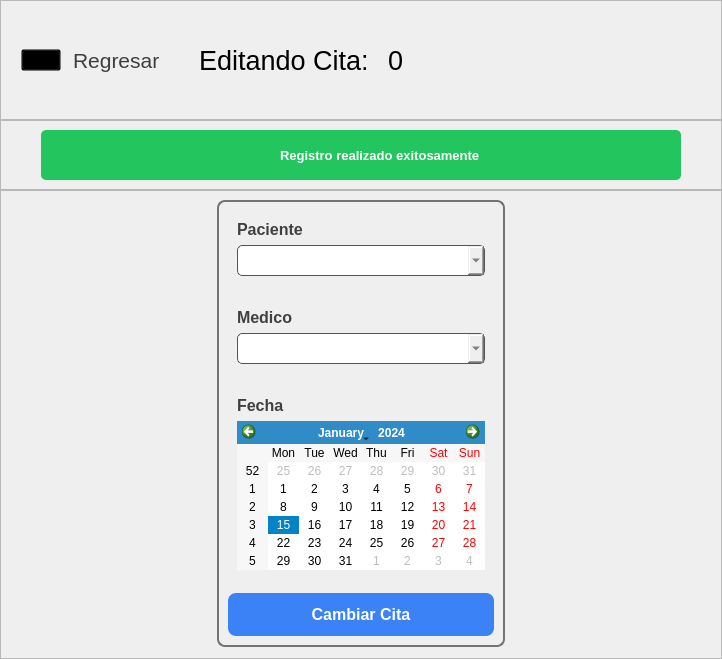
            <widget class="QWidget" name="pagEditarCita">
             <layout class="QVBoxLayout" name="verticalLayout">
              <property name="spacing">
               <number>0</number>
              </property>
              <property name="leftMargin">
               <number>0</number>
              </property>
              <property name="topMargin">
               <number>0</number>
              </property>
              <property name="rightMargin">
               <number>0</number>
              </property>
              <property name="bottomMargin">
               <number>0</number>
              </property>
              <item>
               <widget class="QFrame" name="frame_62">
                <property name="sizePolicy">
                 <sizepolicy hsizetype="Preferred" vsizetype="Expanding">
                  <horstretch>0</horstretch>
                  <verstretch>0</verstretch>
                 </sizepolicy>
                </property>
                <property name="minimumSize">
                 <size>
                  <width>0</width>
                  <height>120</height>
                 </size>
                </property>
                <property name="frameShape">
                 <enum>QFrame::StyledPanel</enum>
                </property>
                <property name="frameShadow">
                 <enum>QFrame::Raised</enum>
                </property>
                <layout class="QHBoxLayout" name="horizontalLayout_32">
                 <property name="spacing">
                  <number>12</number>
                 </property>
                 <property name="leftMargin">
                  <number>20</number>
                 </property>
                 <property name="topMargin">
                  <number>20</number>
                 </property>
                 <property name="rightMargin">
                  <number>20</number>
                 </property>
                 <property name="bottomMargin">
                  <number>20</number>
                 </property>
                 <item alignment="Qt::AlignLeft">
                  <widget class="QPushButton" name="btnRegresarAgCitas">
                   <property name="cursor">
                    <cursorShape>PointingHandCursor</cursorShape>
                   </property>
                   <property name="styleSheet">
                    <string notr="true">QPushButton{
	background-color: transparent;
}</string>
                   </property>
                   <property name="text">
                    <string/>
                   </property>
                   <property name="icon">
                    <iconset>
                     <normaloff>img/back.svg</normaloff>img/back.svg</iconset>
                   </property>
                   <property name="iconSize">
                    <size>
                     <width>30</width>
                     <height>30</height>
                    </size>
                   </property>
                  </widget>
                 </item>
                 <item>
                  <widget class="QLabel" name="lblRegresarAgCitas">
                   <property name="sizePolicy">
                    <sizepolicy hsizetype="Preferred" vsizetype="Expanding">
                     <horstretch>0</horstretch>
                     <verstretch>0</verstretch>
                    </sizepolicy>
                   </property>
                   <property name="font">
                    <font>
                     <family>Arial</family>
                     <pointsize>16</pointsize>
                    </font>
                   </property>
                   <property name="cursor">
                    <cursorShape>PointingHandCursor</cursorShape>
                   </property>
                   <property name="styleSheet">
                    <string notr="true">QLabel{
	color: #3E3E3E;
}</string>
                   </property>
                   <property name="text">
                    <string>Regresar</string>
                   </property>
                  </widget>
                 </item>
                 <item>
                  <widget class="QLabel" name="label_2">
                   <property name="font">
                    <font>
                     <family>Arial</family>
                     <pointsize>20</pointsize>
                    </font>
                   </property>
                   <property name="styleSheet">
                    <string notr="true">QLabel{
	margin-left: 20px;
}</string>
                   </property>
                   <property name="text">
                    <string>Editando Cita:</string>
                   </property>
                  </widget>
                 </item>
                 <item>
                  <widget class="QLabel" name="lblEditarCitaActual">
                   <property name="font">
                    <font>
                     <family>Arial</family>
                     <pointsize>20</pointsize>
                    </font>
                   </property>
                   <property name="text">
                    <string>0</string>
                   </property>
                  </widget>
                 </item>
                 <item>
                  <spacer name="horizontalSpacer_31">
                   <property name="orientation">
                    <enum>Qt::Horizontal</enum>
                   </property>
                   <property name="sizeHint" stdset="0">
                    <size>
                     <width>40</width>
                     <height>20</height>
                    </size>
                   </property>
                  </spacer>
                 </item>
                </layout>
               </widget>
              </item>
              <item alignment="Qt::AlignTop">
               <widget class="QFrame" name="frame_63">
                <property name="minimumSize">
                 <size>
                  <width>0</width>
                  <height>70</height>
                 </size>
                </property>
                <property name="maximumSize">
                 <size>
                  <width>16777215</width>
                  <height>264</height>
                 </size>
                </property>
                <property name="frameShape">
                 <enum>QFrame::StyledPanel</enum>
                </property>
                <property name="frameShadow">
                 <enum>QFrame::Raised</enum>
                </property>
                <layout class="QHBoxLayout" name="horizontalLayout_33">
                 <property name="leftMargin">
                  <number>40</number>
                 </property>
                 <property name="rightMargin">
                  <number>40</number>
                 </property>
                 <item>
                  <widget class="QFrame" name="lblEditarCita">
                   <property name="styleSheet">
                    <string notr="true">QFrame{
	background-color: #22c55e;
	border-radius: 5px;
}</string>
                   </property>
                   <property name="frameShape">
                    <enum>QFrame::StyledPanel</enum>
                   </property>
                   <property name="frameShadow">
                    <enum>QFrame::Raised</enum>
                   </property>
                   <layout class="QHBoxLayout" name="horizontalLayout_34">
                    <item>
                     <spacer name="horizontalSpacer_32">
                      <property name="orientation">
                       <enum>Qt::Horizontal</enum>
                      </property>
                      <property name="sizeHint" stdset="0">
                       <size>
                        <width>40</width>
                        <height>20</height>
                       </size>
                      </property>
                     </spacer>
                    </item>
                    <item>
                     <widget class="QPushButton" name="lblIconoEditarCita">
                      <property name="minimumSize">
                       <size>
                        <width>30</width>
                        <height>30</height>
                       </size>
                      </property>
                      <property name="styleSheet">
                       <string notr="true">QPushButton{
	background-color: transparent;
	border: none;
}</string>
                      </property>
                      <property name="text">
                       <string/>
                      </property>
                      <property name="icon">
                       <iconset>
                        <normaloff>img/check.svg</normaloff>img/check.svg</iconset>
                      </property>
                      <property name="iconSize">
                       <size>
                        <width>30</width>
                        <height>30</height>
                       </size>
                      </property>
                     </widget>
                    </item>
                    <item>
                     <widget class="QLabel" name="lblMsjEditarCita">
                      <property name="font">
                       <font>
                        <family>Arial</family>
                        <pointsize>10</pointsize>
                        <weight>75</weight>
                        <bold>true</bold>
                       </font>
                      </property>
                      <property name="styleSheet">
                       <string notr="true">QLabel{
	color: #fff;
}</string>
                      </property>
                      <property name="text">
                       <string>Registro realizado exitosamente</string>
                      </property>
                     </widget>
                    </item>
                    <item>
                     <spacer name="horizontalSpacer_33">
                      <property name="orientation">
                       <enum>Qt::Horizontal</enum>
                      </property>
                      <property name="sizeHint" stdset="0">
                       <size>
                        <width>40</width>
                        <height>20</height>
                       </size>
                      </property>
                     </spacer>
                    </item>
                   </layout>
                  </widget>
                 </item>
                </layout>
               </widget>
              </item>
              <item>
               <widget class="QFrame" name="frame_64">
                <property name="sizePolicy">
                 <sizepolicy hsizetype="Preferred" vsizetype="Expanding">
                  <horstretch>0</horstretch>
                  <verstretch>0</verstretch>
                 </sizepolicy>
                </property>
                <property name="frameShape">
                 <enum>QFrame::StyledPanel</enum>
                </property>
                <property name="frameShadow">
                 <enum>QFrame::Raised</enum>
                </property>
                <layout class="QGridLayout" name="gridLayout_17">
                 <item row="0" column="0">
                  <spacer name="horizontalSpacer_34">
                   <property name="orientation">
                    <enum>Qt::Horizontal</enum>
                   </property>
                   <property name="sizeHint" stdset="0">
                    <size>
                     <width>207</width>
                     <height>20</height>
                    </size>
                   </property>
                  </spacer>
                 </item>
                 <item row="0" column="1">
                  <widget class="QFrame" name="frame_65">
                   <property name="sizePolicy">
                    <sizepolicy hsizetype="Preferred" vsizetype="Preferred">
                     <horstretch>0</horstretch>
                     <verstretch>0</verstretch>
                    </sizepolicy>
                   </property>
                   <property name="minimumSize">
                    <size>
                     <width>0</width>
                     <height>0</height>
                    </size>
                   </property>
                   <property name="sizeIncrement">
                    <size>
                     <width>0</width>
                     <height>0</height>
                    </size>
                   </property>
                   <property name="styleSheet">
                    <string notr="true">QFrame{
	border: 2px solid #737373;
	border-radius: 8px;
}</string>
                   </property>
                   <property name="frameShape">
                    <enum>QFrame::StyledPanel</enum>
                   </property>
                   <property name="frameShadow">
                    <enum>QFrame::Raised</enum>
                   </property>
                   <layout class="QVBoxLayout" name="verticalLayout_44">
                    <property name="spacing">
                     <number>14</number>
                    </property>
                    <item alignment="Qt::AlignTop">
                     <widget class="QFrame" name="frame_66">
                      <property name="styleSheet">
                       <string notr="true">QFrame{
	border: none;
}</string>
                      </property>
                      <property name="frameShape">
                       <enum>QFrame::StyledPanel</enum>
                      </property>
                      <property name="frameShadow">
                       <enum>QFrame::Raised</enum>
                      </property>
                      <layout class="QVBoxLayout" name="verticalLayout_45">
                       <item alignment="Qt::AlignTop">
                        <widget class="QLabel" name="label_30">
                         <property name="font">
                          <font>
                           <family>Arial</family>
                           <pointsize>12</pointsize>
                           <weight>75</weight>
                           <bold>true</bold>
                          </font>
                         </property>
                         <property name="styleSheet">
                          <string notr="true">QLabel{
	color: #404040;
}</string>
                         </property>
                         <property name="text">
                          <string>Paciente</string>
                         </property>
                        </widget>
                       </item>
                       <item>
                        <widget class="QComboBox" name="inpEditarPacienteCita">
                         <property name="font">
                          <font>
                           <family>Arial</family>
                           <pointsize>12</pointsize>
                          </font>
                         </property>
                         <property name="styleSheet">
                          <string notr="true">QComboBox{
	padding: 4px;
	border-radius: 5px;
	border: 1px solid #57534e;
	color: #404040;
	padding-left: 5px;
	padding-right: 5px;
}</string>
                         </property>
                        </widget>
                       </item>
                      </layout>
                     </widget>
                    </item>
                    <item alignment="Qt::AlignTop">
                     <widget class="QFrame" name="frame_67">
                      <property name="styleSheet">
                       <string notr="true">QFrame{
	border: none;
}</string>
                      </property>
                      <property name="frameShape">
                       <enum>QFrame::StyledPanel</enum>
                      </property>
                      <property name="frameShadow">
                       <enum>QFrame::Raised</enum>
                      </property>
                      <layout class="QVBoxLayout" name="verticalLayout_46">
                       <item alignment="Qt::AlignTop">
                        <widget class="QLabel" name="label_31">
                         <property name="font">
                          <font>
                           <family>Arial</family>
                           <pointsize>12</pointsize>
                           <weight>75</weight>
                           <bold>true</bold>
                          </font>
                         </property>
                         <property name="styleSheet">
                          <string notr="true">QLabel{
	color: #404040;
}</string>
                         </property>
                         <property name="text">
                          <string>Medico</string>
                         </property>
                        </widget>
                       </item>
                       <item>
                        <widget class="QComboBox" name="inpEditarMedicoCita">
                         <property name="font">
                          <font>
                           <family>Arial</family>
                           <pointsize>12</pointsize>
                          </font>
                         </property>
                         <property name="styleSheet">
                          <string notr="true">QComboBox{
	padding: 4px;
	border-radius: 5px;
	border: 1px solid #57534e;
	color: #404040;
	padding-left: 5px;
	padding-right: 5px;
}</string>
                         </property>
                        </widget>
                       </item>
                      </layout>
                     </widget>
                    </item>
                    <item>
                     <widget class="QFrame" name="frame_68">
                      <property name="styleSheet">
                       <string notr="true">QFrame{
	border: none;
}</string>
                      </property>
                      <property name="frameShape">
                       <enum>QFrame::StyledPanel</enum>
                      </property>
                      <property name="frameShadow">
                       <enum>QFrame::Raised</enum>
                      </property>
                      <layout class="QVBoxLayout" name="verticalLayout_47">
                       <item alignment="Qt::AlignTop">
                        <widget class="QLabel" name="label_32">
                         <property name="font">
                          <font>
                           <family>Arial</family>
                           <pointsize>12</pointsize>
                           <weight>75</weight>
                           <bold>true</bold>
                          </font>
                         </property>
                         <property name="styleSheet">
                          <string notr="true">QLabel{
	color: #404040;
}</string>
                         </property>
                         <property name="text">
                          <string>Fecha</string>
                         </property>
                        </widget>
                       </item>
                       <item>
                        <widget class="QCalendarWidget" name="inpEditarFechaCita">
                         <property name="styleSheet">
                          <string notr="true">#inpEditarFechaCita QToolButton QMenu::item:selected:enabled{
	background-color: #55aaff;
}

#inpEditarFechaCita QAbstractItemView:enabled{
	selection-background-color: #0284c7;
	selection-color: #fff;
}</string>
                         </property>
                        </widget>
                       </item>
                      </layout>
                     </widget>
                    </item>
                    <item>
                     <widget class="QPushButton" name="btnEditarCitaSubmit">
                      <property name="font">
                       <font>
                        <family>Arial</family>
                        <pointsize>12</pointsize>
                        <weight>75</weight>
                        <bold>true</bold>
                       </font>
                      </property>
                      <property name="cursor">
                       <cursorShape>PointingHandCursor</cursorShape>
                      </property>
                      <property name="styleSheet">
                       <string notr="true">QPushButton{
	background-color: #3b82f6;
	padding: 12px;
	border-radius: 8px;
	color: #fff;
}
QPushButton::hover{
	background-color: #2563eb;
}</string>
                      </property>
                      <property name="text">
                       <string>Cambiar Cita</string>
                      </property>
                     </widget>
                    </item>
                   </layout>
                  </widget>
                 </item>
                 <item row="1" column="1">
                  <spacer name="verticalSpacer_8">
                   <property name="orientation">
                    <enum>Qt::Vertical</enum>
                   </property>
                   <property name="sizeHint" stdset="0">
                    <size>
                     <width>20</width>
                     <height>2</height>
                    </size>
                   </property>
                  </spacer>
                 </item>
                 <item row="0" column="2">
                  <spacer name="horizontalSpacer_35">
                   <property name="orientation">
                    <enum>Qt::Horizontal</enum>
                   </property>
                   <property name="sizeHint" stdset="0">
                    <size>
                     <width>207</width>
                     <height>20</height>
                    </size>
                   </property>
                  </spacer>
                 </item>
                </layout>
               </widget>
              </item>
             </layout>
            </widget>
